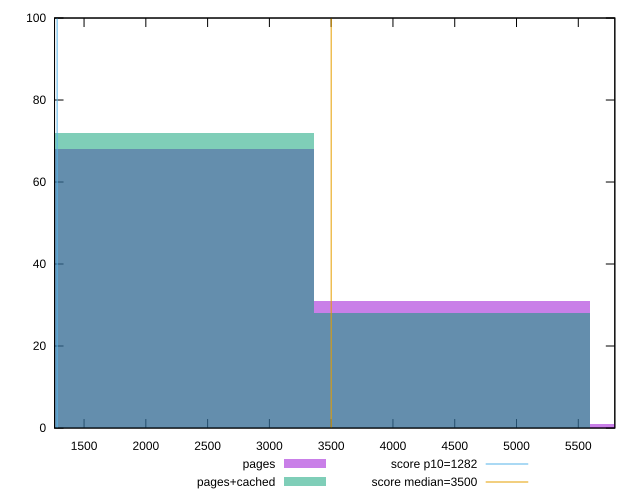

Reproduce this figure in gnuplot.
reset

$pages <<EOF
2238.4735733035773 68
4476.9471466071545 31
6715.420719910731 1
EOF

$pagesCached <<EOF
2238.4735733035773 72
4476.9471466071545 28
EOF

set key outside below
set boxwidth 2238.4735733035773
set xrange [1261.0480000000007:5795.652000000003]
set yrange [0:100]
set trange [0:100]
set style fill transparent solid 0.5 noborder

set parametric
set terminal svg size 640, 500 enhanced background rgb 'white'
set output "report_00015_2021-02-09T16-11-33.973Z/bootup-time/comparison/histogram/0_vs_1.svg"

plot $pages title "pages" with boxes, \
     $pagesCached title "pages+cached" with boxes, \
     1282,t title "score p10=1282", \
     3500,t title "score median=3500"

reset
